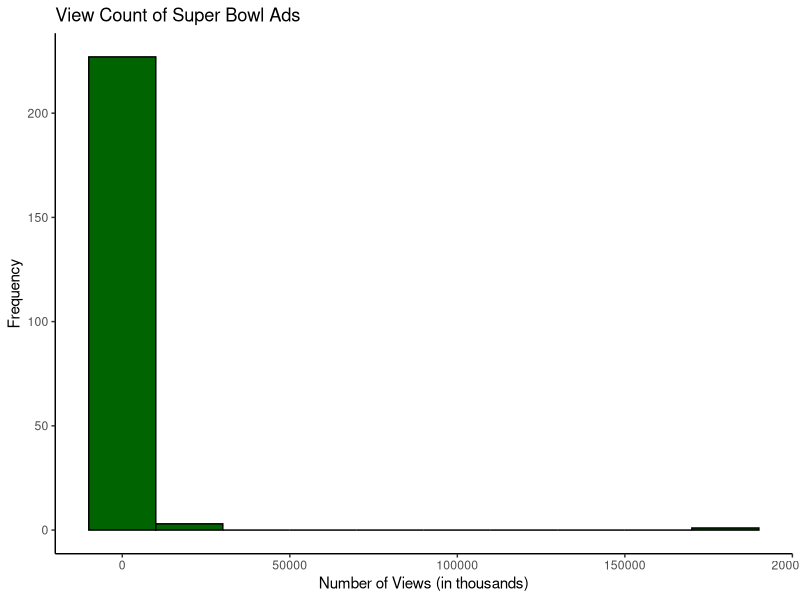
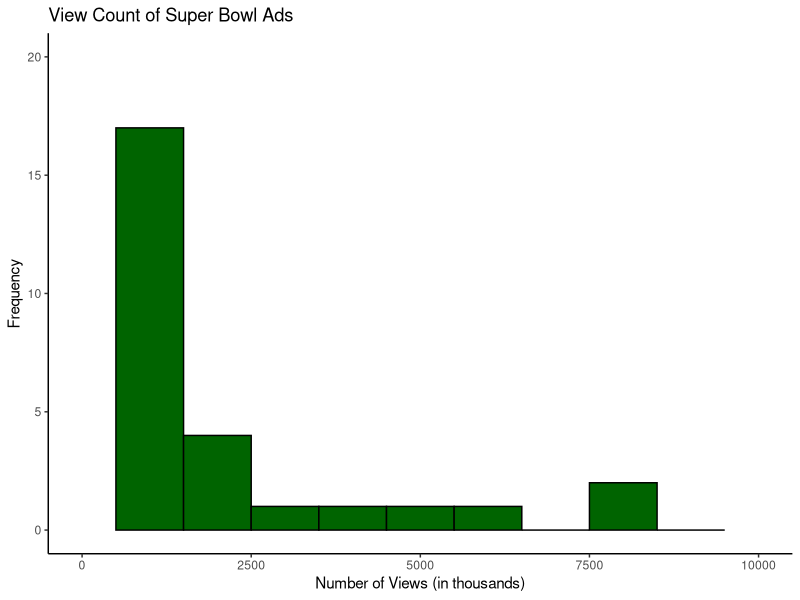
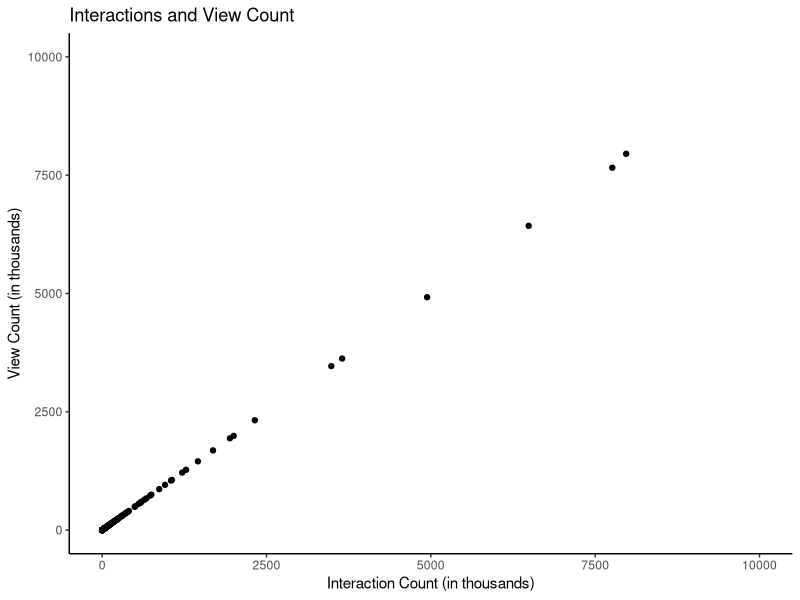
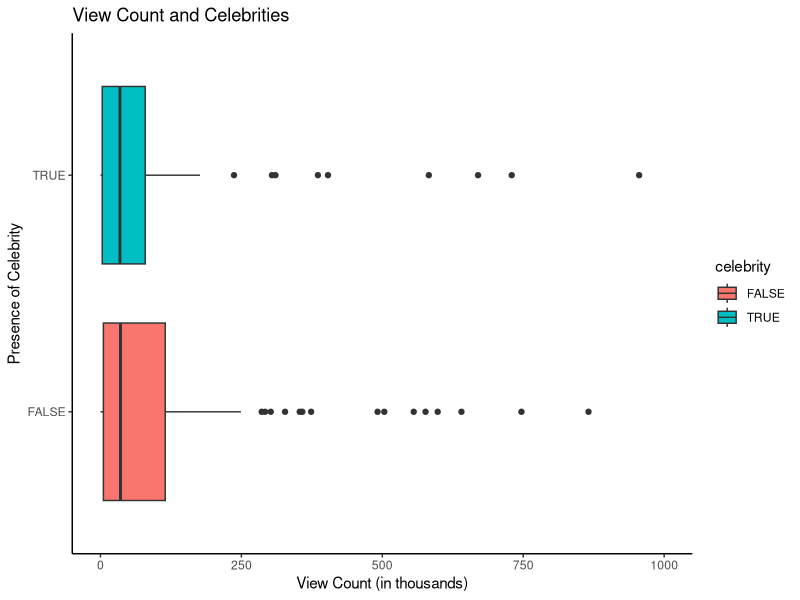
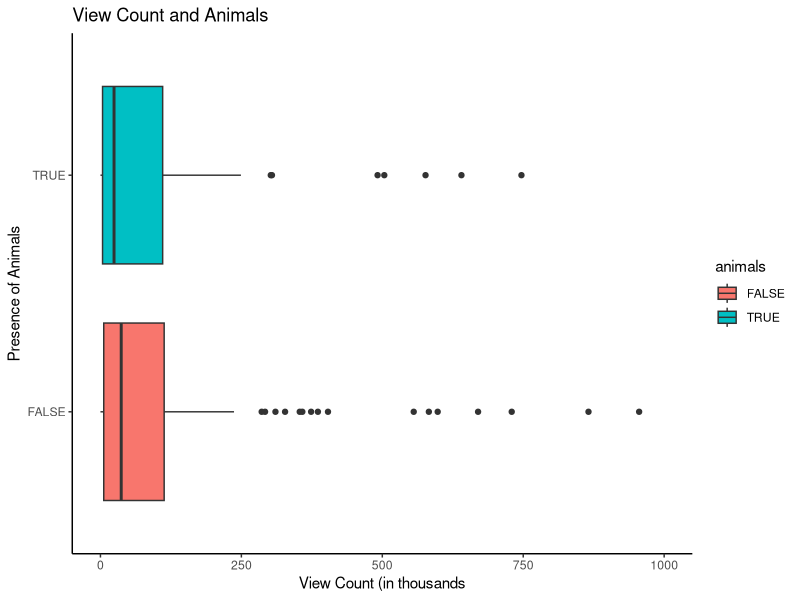

The R script that drew these images, in order:
## ---- chunk 1
knitr::opts_chunk$set(warning=FALSE, tidy=TRUE, tidy.opts=list(width.cutoff=60))
## ---- chunk 2
ads <- read.csv('Project1_SuperBowlAds.csv')
library(ggplot2)
ads$view_count_perk <- ads$view_count/1000
ads_ggplot <- ggplot(ads)
ads_ggplot + geom_histogram(aes(x=view_count_perk),binwidth=20000, col='black',fill='dark green') + labs(title='View Count of Super Bowl Ads',x='Number of Views (in thousands)', y= 'Frequency') + scale_fill_brewer(type='qual',palette=2) + theme_classic()
## ---- chunk 3
ads_ggplot + geom_histogram(aes(x=view_count_perk),binwidth=1000, col='black',fill='dark green') + labs(title='View Count of Super Bowl Ads',x='Number of Views (in thousands)', y= 'Frequency') + scale_fill_brewer(type='qual',palette=2) + theme_classic() + xlim(c(0,10000)) +ylim(c(0,20))
## ---- chunk 4
ads$interactions<- ads$like_count + ads$view_count + ads$comment_count
ads_ggplot <- ggplot(ads)
ads_ggplot + geom_point(aes(x=interactions/1000,y=view_count_perk)) + labs(title='Interactions and View Count', x='Interaction Count (in thousands)',y='View Count (in thousands)') + theme_classic() + xlim(c(0,10000)) + ylim(c(0,10000))
## ---- chunk 5
ggplot(ads, aes(x = celebrity, y = view_count_perk, fill = celebrity)) + geom_boxplot() + coord_flip() + labs(title='View Count and Celebrities',x='Presence of Celebrity', y= 'View Count (in thousands)') +theme_classic() +ylim(c(0,1000))
## ---- chunk 6
median_celeb <- aggregate(view_count_perk~celebrity, data=ads, median)
IQR_celeb <- aggregate(view_count_perk~celebrity, data=ads, IQR)
mytable <- data.frame(median_celeb$celebrity,median_celeb$view_count, IQR_celeb$view_count)

colnames(mytable) <- c('Celebrity?','Median','IQR')
mytable$Median <- round(mytable$Median,2)
mytable$IQR <- round(mytable$IQR,2)

library(kableExtra)
kable_classic(kbl(mytable,caption = "View Count Average (in thousands) and Presence of Celebrity"),full_width = FALSE)
## ---- chunk 7
ggplot(ads, aes(x = animals, y = view_count_perk, fill = animals)) + geom_boxplot() + coord_flip() + labs(title='View Count and Animals',x='Presence of Animals', y= 'View Count (in thousands') + theme_classic()+ ylim(c(0,1000))
## ---- chunk 8
median_animal <- aggregate(view_count_perk~animals, data=ads, median)
IQR_animal <- aggregate(view_count_perk~animals, data=ads, IQR)
animaltable <- data.frame(median_animal$animals,median_animal$view_count, IQR_animal$view_count)


colnames(animaltable) <- c('Animal?','Median','IQR')
animaltable$Median <- round(animaltable$Median,2)
animaltable$IQR <- round(animaltable$IQR,2)

library(kableExtra)
kable_classic(kbl(animaltable,caption = "View Count Average and Presence of Animal"),full_width = FALSE)
